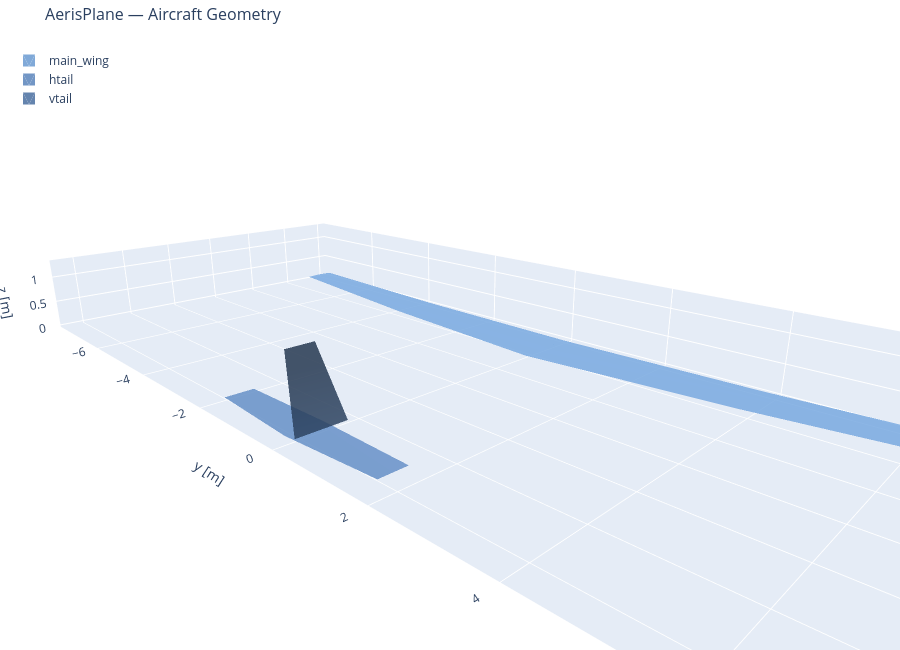
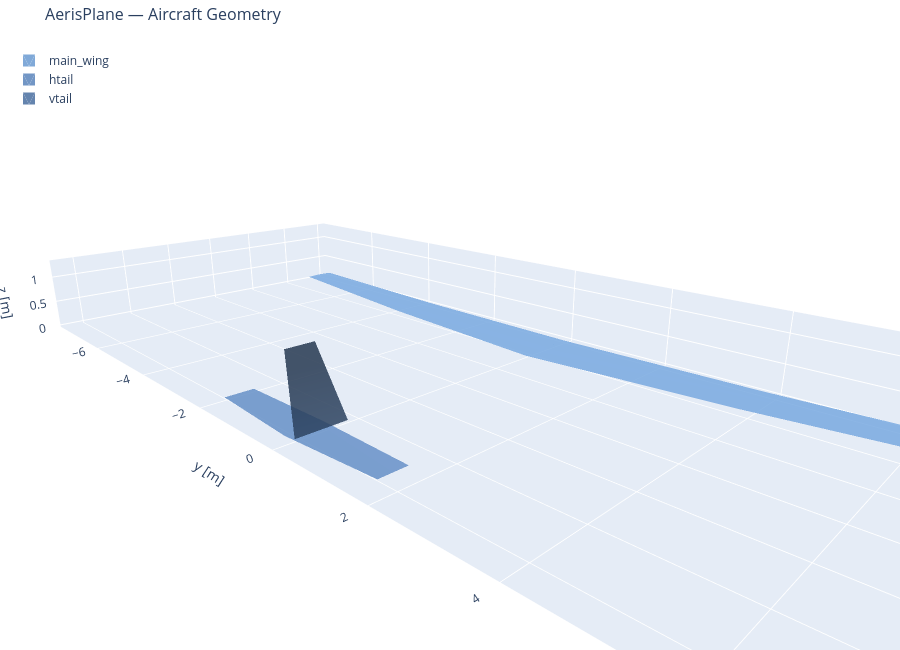

The cell these charts' notebook holds for them, in order:
### Markdown cell above
## 9. Wing planform: baseline vs optimal

### Code cell
from aerisplane.mdo._paths import _unpack

opt_ac   = _unpack(problem._baseline, problem._dvars, problem._pool_entries, result.x_optimal)
opt_wing  = opt_ac.wings[0]
base_wing = problem._baseline.wings[0]

def planform_outline(wing):
    """Return (x_coords, y_coords) for top-view planform of one half-wing."""
    le_x = [xs.xyz_le[0]              for xs in wing.xsecs]
    le_y = [xs.xyz_le[1]              for xs in wing.xsecs]
    te_x = [xs.xyz_le[0] + xs.chord   for xs in wing.xsecs]
    # outboard LE → inboard LE → inboard TE → outboard TE → close
    xs = le_x[::-1] + te_x + [le_x[-1]]
    ys = le_y[::-1] + le_y + [le_y[-1]]
    return xs, ys

fig, ax = plt.subplots(figsize=(12, 5))

for sign in [1, -1]:
    bx, by = planform_outline(base_wing)
    ox, oy = planform_outline(opt_wing)
    ax.fill(bx, [sign * y for y in by], alpha=0.2, color='steelblue',
            label='Baseline' if sign == 1 else '')
    ax.plot(bx, [sign * y for y in by], color='steelblue', lw=1.5)
    ax.fill(ox, [sign * y for y in oy], alpha=0.2, color='tomato',
            label='Optimal' if sign == 1 else '')
    ax.plot(ox, [sign * y for y in oy], color='tomato', lw=1.5, ls='--')

ax.set_xlabel('x [m]  (chordwise)')
ax.set_ylabel('y [m]  (spanwise)')
ax.set_title('Catalog glider — tip section: baseline vs optimal')
ax.set_aspect('equal')
ax.legend()
ax.grid(True, alpha=0.3)
plt.tight_layout()
plt.savefig('09_planform.png', dpi=120)
plt.show()

glider.draw()
